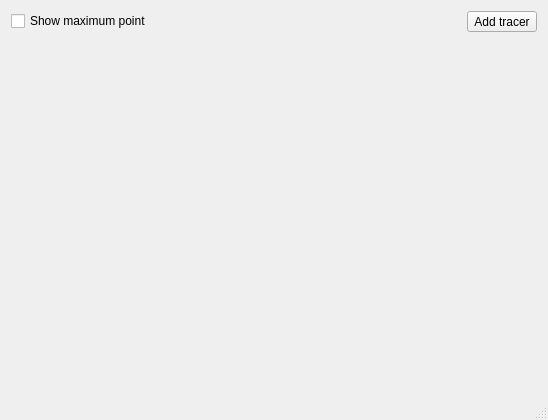
<?xml version="1.0" encoding="UTF-8"?>
<ui version="4.0">
 <class>MainWindow</class>
 <widget class="QMainWindow" name="MainWindow">
  <property name="geometry">
   <rect>
    <x>0</x>
    <y>0</y>
    <width>548</width>
    <height>420</height>
   </rect>
  </property>
  <property name="windowTitle">
   <string>QCustomPlot plot examples</string>
  </property>
  <widget class="QWidget" name="centralWidget">
   <layout class="QGridLayout" name="gridLayout">
    <item row="0" column="0">
     <widget class="QCheckBox" name="max">
      <property name="text">
       <string>Show maximum point</string>
      </property>
     </widget>
    </item>
    <item row="0" column="1">
     <widget class="QToolButton" name="add">
      <property name="text">
       <string>Add tracer</string>
      </property>
      <property name="checkable">
       <bool>true</bool>
      </property>
     </widget>
    </item>
    <item row="1" column="0" colspan="2">
     <widget class="QCustomPlot" name="customPlot" native="true"/>
    </item>
   </layout>
  </widget>
  <widget class="QStatusBar" name="statusBar"/>
 </widget>
 <layoutdefault spacing="6" margin="11"/>
 <customwidgets>
  <customwidget>
   <class>QCustomPlot</class>
   <extends>QWidget</extends>
   <header>qcustomplot.h</header>
   <container>1</container>
  </customwidget>
 </customwidgets>
 <resources/>
 <connections/>
</ui>
